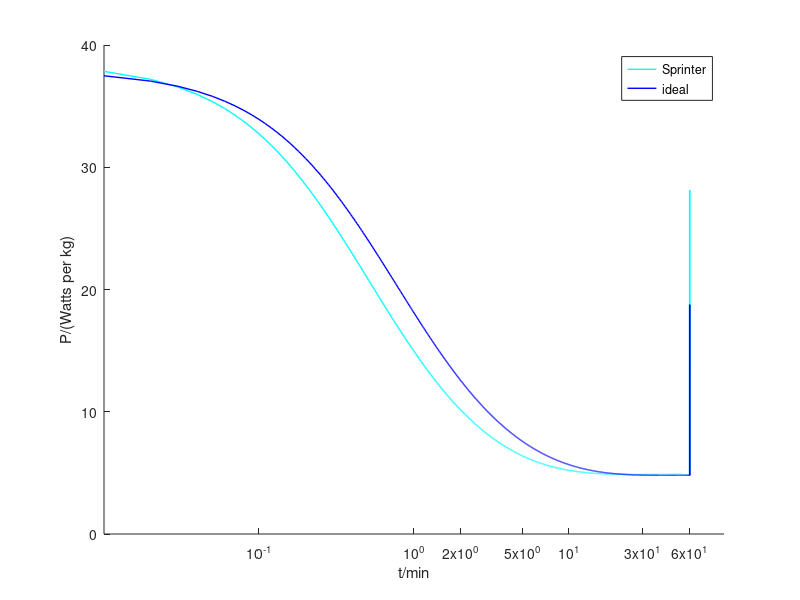

MATLAB code to generate this figure:
clc,clear,close all;
data = [
85.667	90	87	29.439	30.928	29.897
4	4.3	4	4	4.3	4
1.5	2	1	1.5	2	1
4.7893802	5.0316246	4.86390378	1.645844407	1.729090509	1.671454158
-0.1746259	-0.1218321	-0.2619389	-0.17462595	-0.12183206	-0.261938925
18.75	15.12	28.13	18.75	15.12	28.13
]
figure
hold on
t = 0:0.01:60.2;
P = 4.86390378./(1+(-0.87373205.*exp(0.98821016*-0.2619389.*t))); %Men
P(6000:6020) = 28.13;
plot(t,P,'Color','c', 'LineWidth',1);
set(gca,'Xtick',[0.1 1 2 5 10 30 60]);
set(gca,'Xscale','log');
xlabel('t/min');
ylabel('P/(Watts per kg)');
%title('Power Curve of Different Riders');

hold on
t = 0:0.01:60.2;
P = 4.7893802./(1+(-0.87373205.*exp(0.98821016*-0.1746259.*t))); %Men
P(6000:6020) = 18.75;
plot(t,P,'Color','b','LineWidth',1);

legend('Sprinter','ideal');